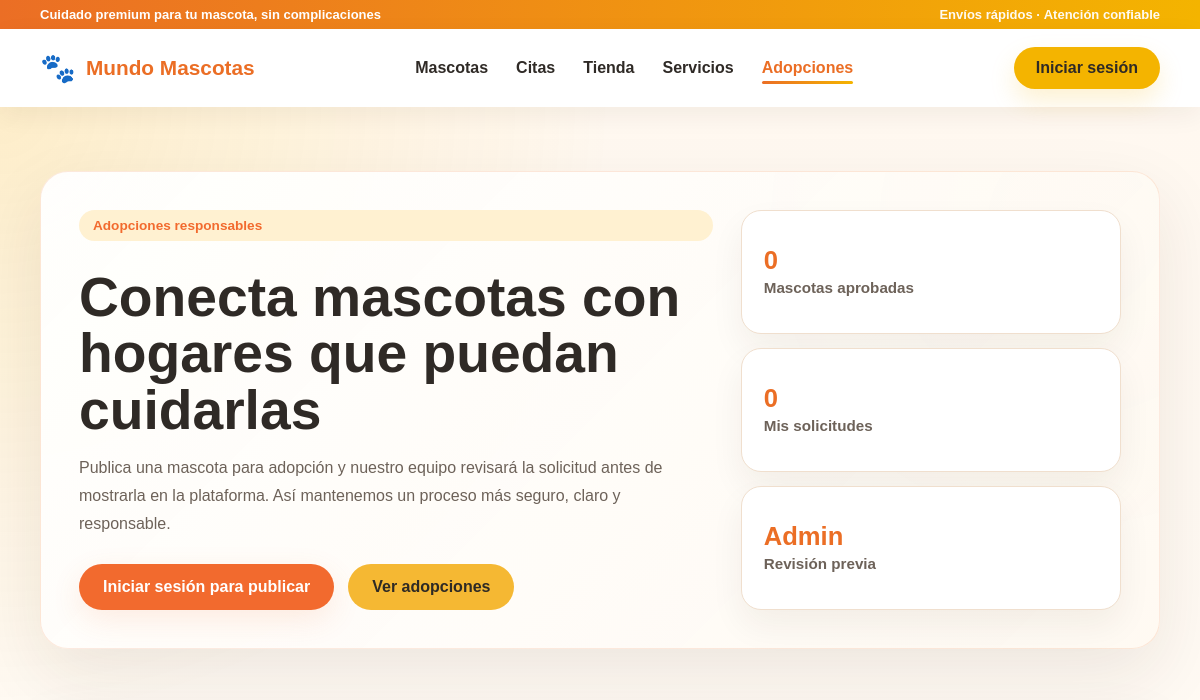
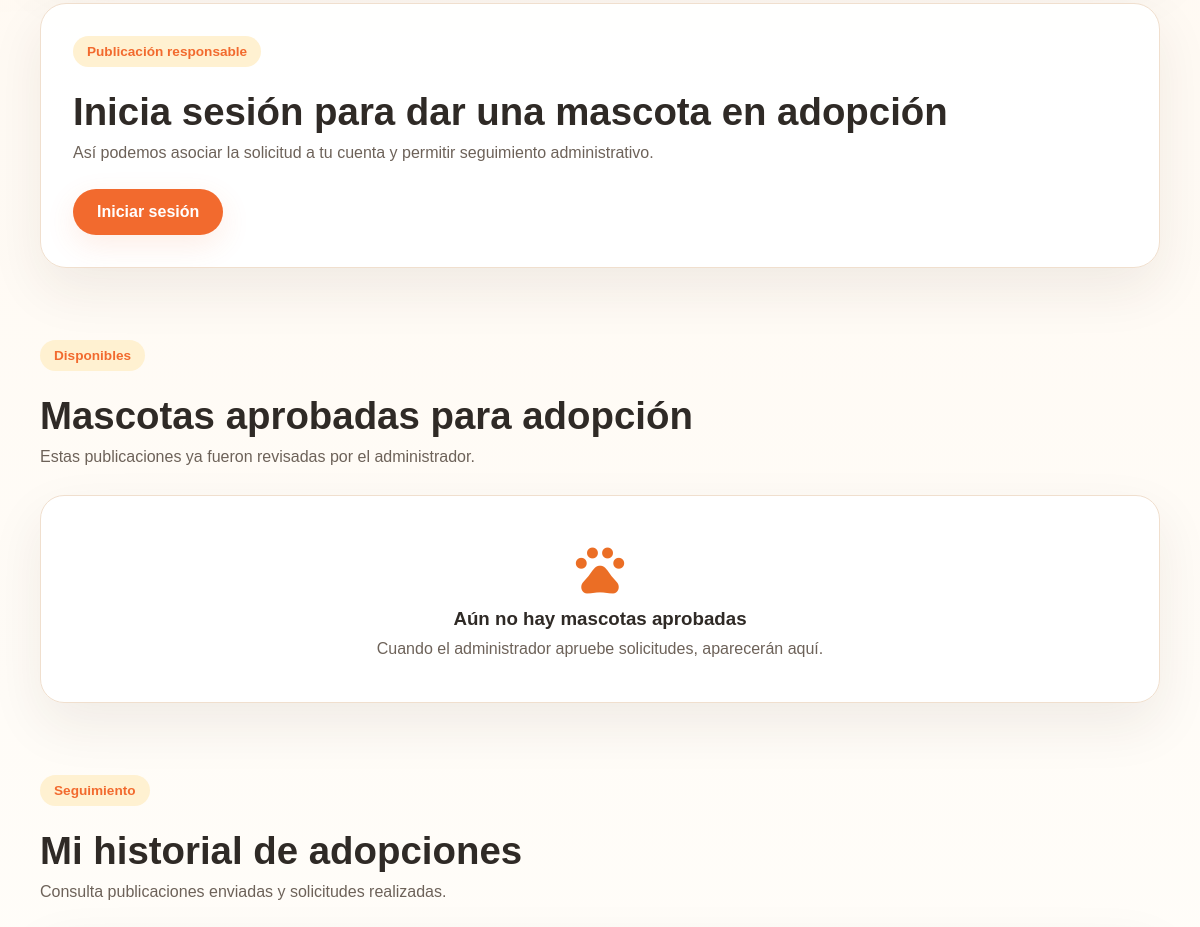
The app's page /adopciones/ (upper part), older data (2 pictures, top to bottom).
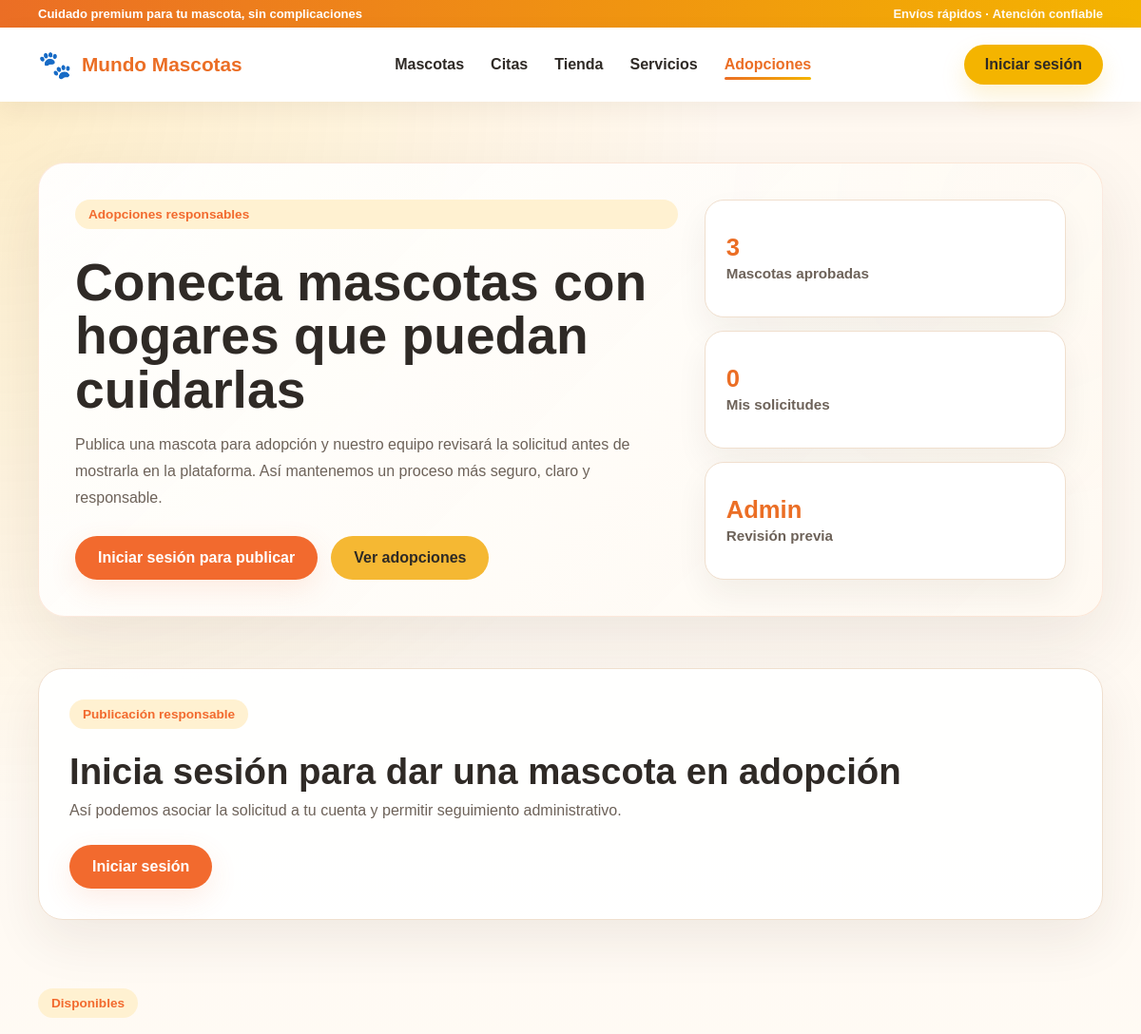
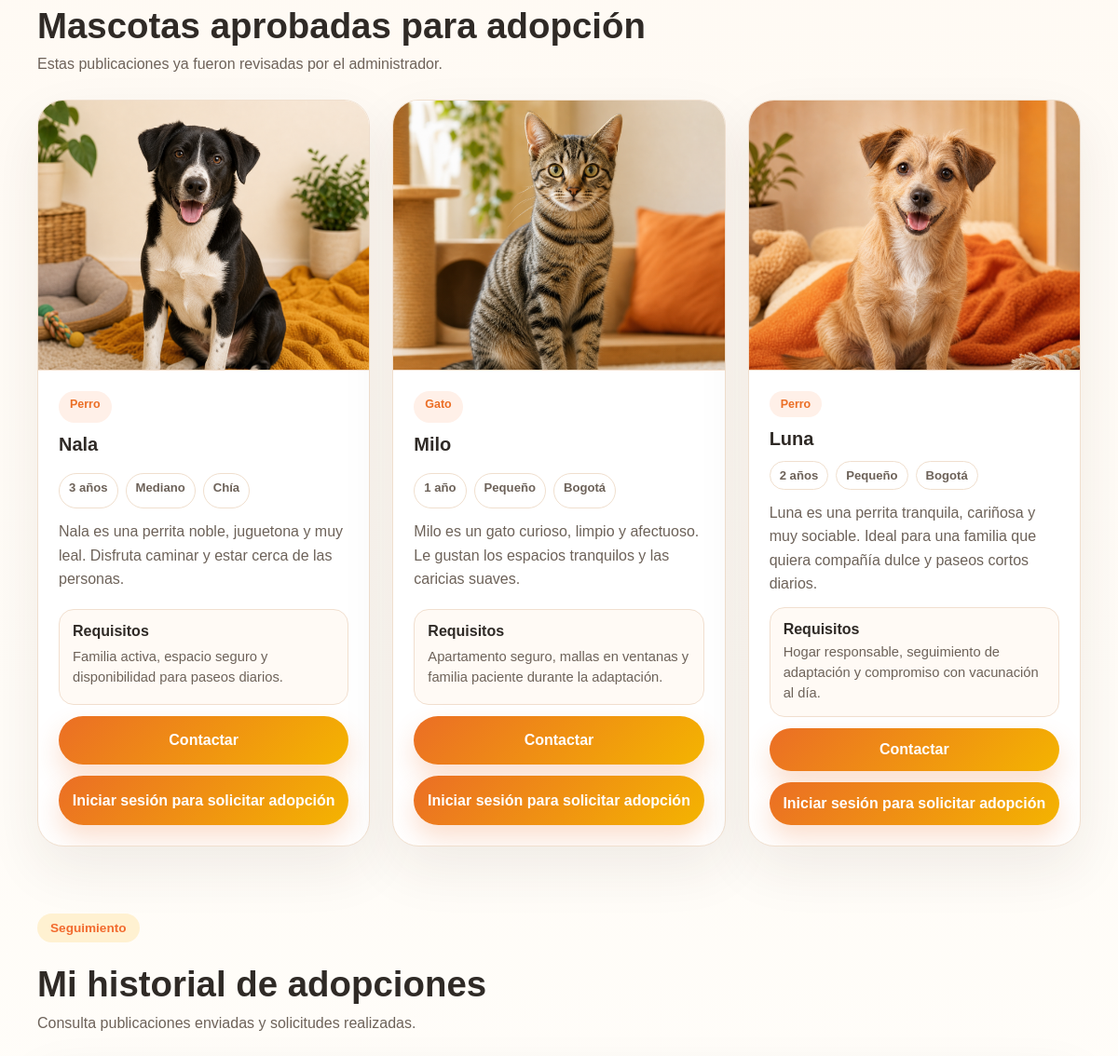
The same page, newer data (2 pictures, top to bottom).
### app/models.py (models this page shows, shortened)
class AdoptionPet(models.Model):
    STATUS_CHOICES = [
        ("pendiente", "Pendiente"),
        ("aprobado", "Aprobado"),
        ("rechazado", "Rechazado"),
    ]
    PET_TYPES = [
        ("Perro", "Perro"),
        ("Gato", "Gato"),
        ("Otro", "Otro"),
    ]
    SIZE_CHOICES = [
        ("Pequeño", "Pequeño"),
        ("Mediano", "Mediano"),
        ("Grande", "Grande"),
    ]
    owner = models.ForeignKey(User, on_delete=models.CASCADE, related_name="adoption_posts")
    name = models.CharField(max_length=80)
    pet_type = models.CharField(max_length=20, choices=PET_TYPES)
    age = models.CharField(max_length=60)
    size = models.CharField(max_length=20, choices=SIZE_CHOICES)
    city = models.CharField(max_length=80)
    description = models.TextField()
    requirements = models.TextField()
    contact_phone = models.CharField(max_length=30)
    photo = models.ImageField(upload_to="adoptions/")
    status = models.CharField(max_length=20, choices=STATUS_CHOICES, default="pendiente")
    admin_notes = models.TextField(blank=True)
    created_at = models.DateTimeField(auto_now_add=True)
    updated_at = models.DateTimeField(auto_now=True)

### app/views.py (the view, shortened to what this page needs)
# urls.py: path('adopciones/', views.adopciones, name='adopciones'),
def adopciones(request):
    approved_pets = AdoptionPet.objects.filter(status="aprobado").order_by("-created_at")
    my_requests = []
    my_applications = []
    if request.user.is_authenticated:
        my_requests = AdoptionPet.objects.filter(owner=request.user).order_by("-created_at")
        my_applications = AdoptionApplication.objects.filter(applicant=request.user).select_related("pet").order_by("-created_at")
    return render(request, "app/adopciones.html", {
        "approved_pets": approved_pets,
        "my_requests": my_requests,
        "my_applications": my_applications,
    })

### app/templates/app/adopciones.html (shortened to what the changed rows need)
{% extends "app/base.html" %}
{% load static %}
{% block extra_css %}
<link rel="stylesheet" href="{% static 'app/css/adopciones.css' %}?v=20260528-2">
{% endblock %}
{% block content %}
<main class="adoptions-page">
  <section class="adoptions-hero">
    <div class="container">
      <div class="adoptions-hero-box">
        <div class="adoptions-hero-text">
          <h1>Conecta mascotas con hogares que puedan cuidarlas</h1>
        </div>
        <div class="adoptions-hero-stats">
          <article class="adoptions-mini-card">
            <strong>{{ approved_pets|length }}</strong>
            <span>Mascotas aprobadas</span>
          </article>
        </div>
      </div>
    </div>
  </section>
  {% if request.user.is_authenticated %}
  <section class="adoption-submit-section" id="adoptionForm">
    <div class="container adoption-submit-grid">
      <article class="adoption-form-card">
        <div class="adoption-section-title">
          <span class="section-tag">Nueva solicitud</span>
          <h2>Publicar mascota en adopción</h2>
          <p>
            Completa la información con cuidado. La publicación quedará pendiente
            hasta que el administrador la apruebe.
          </p>
        </div>
        {% if messages %}
          {% for message in messages %}
            <div class="adoption-alert adoption-alert-{{ message.tags }}">
              {{ message }}
            </div>
          {% endfor %}
        {% endif %}
        {% if adoption_error %}
          <div class="adoption-alert adoption-alert-error">
            {{ adoption_error }}
          </div>
        {% endif %}
        <form class="adoption-form" method="POST" enctype="multipart/form-data">
          {% csrf_token %}
          <div class="adoption-field">
            <label for="adoptionName">Nombre de la mascota</label>
            <input type="text" id="adoptionName" name="name" placeholder="Ej. Luna" required>
          </div>
          <div class="adoption-field">
            <label for="adoptionType">Tipo</label>
            <select id="adoptionType" name="pet_type" required>
              <option value="">Selecciona el tipo</option>
              <option value="Perro">Perro</option>
              <option value="Gato">Gato</option>
              <option value="Otro">Otro</option>
            </select>
          </div>
          <div class="adoption-field">
            <label for="adoptionAge">Edad aproximada</label>
            <input type="text" id="adoptionAge" name="age" placeholder="Ej. 2 años, 6 meses" required>
          </div>
          <div class="adoption-field">
            <label for="adoptionSize">Tamaño</label>
            <select id="adoptionSize" name="size" required>
              <option value="">Selecciona el tamaño</option>
              <option value="Pequeño">Pequeño</option>
              <option value="Mediano">Mediano</option>
              <option value="Grande">Grande</option>
            </select>
          </div>
          <div class="adoption-field">
            <label for="adoptionCity">Ciudad</label>
            <input type="text" id="adoptionCity" name="city" placeholder="Ej. Bogotá" required>
          </div>
          <div class="adoption-field">
            <label for="adoptionPhone">Teléfono de contacto</label>
            <input
              type="tel"
              id="adoptionPhone"
              name="contact_phone"
              placeholder="Ej. 3001234567"
              inputmode="numeric"
              maxlength="10"
              pattern="[0-9]{7,10}"
              required
            >
          </div>
          <div class="adoption-field full-width">
            <label for="adoptionDescription">Historia y personalidad</label>
            <textarea
              id="adoptionDescription"
              name="description"
              rows="4"
              placeholder="Cuéntanos cómo es, qué le gusta y qué necesita."
              required
            ></textarea>
          </div>
          <div class="adoption-field full-width">
            <label for="adoptionRequirements">Requisitos para adoptar</label>
            <textarea
              id="adoptionRequirements"
              name="requirements"
              rows="4"
              placeholder="Ej. Hogar responsable, espacio seguro, seguimiento posterior."
              required
            ></textarea>
          </div>
          <div class="adoption-field full-width">
            <label for="adoptionPhoto">Foto de la mascota</label>
            <input type="file" id="adoptionPhoto" name="photo" accept="image/*" required>
          </div>
          <button type="submit" class="adoption-submit-btn full-width">
            Enviar solicitud para revisión
          </button>
        </form>
      </article>
      <aside class="adoption-process-card">
        <span class="material-symbols-outlined">verified</span>
        <h3>Proceso supervisado</h3>
        <p>
          Tu publicación no aparece inmediatamente. Primero queda pendiente para
          que el administrador revise la información y la apruebe.
        </p>
        <div class="adoption-steps">
          <div>
            <strong>1</strong>
            <span>Envías la solicitud</span>
          </div>
          <div>
            <strong>2</strong>
            <span>El administrador revisa</span>
          </div>
          <div>
            <strong>3</strong>
            <span>Se publica si es aprobada</span>
          </div>
        </div>
        {% if request.user.is_staff %}
          <a href="/admin/app/adoptionpet/" class="adoption-admin-link">
            Revisar solicitudes en admin
          </a>
        {% endif %}
      </aside>
    </div>
  </section>
  {% else %}
  <section class="adoption-submit-section" id="adoptionForm">
    <div class="container">
      <article class="adoption-form-card">
        <div class="adoption-section-title">
          <h2>Inicia sesión para dar una mascota en adopción</h2>
        </div>
      </article>
    </div>
  </section>
  {% endif %}
  <section class="approved-adoptions" id="approvedAdoptions">
    <div class="container">
      <div class="section-head adoptions-head-left">
        <h2>Mascotas aprobadas para adopción</h2>
      </div>
      <div class="adoptions-grid">
        {% if approved_pets %}
          {% for pet in approved_pets %}
            <article class="adoption-card">
              <div class="adoption-card-image">
                <img src="{{ pet.photo.url }}" alt="{{ pet.name }}">
              </div>
              <div class="adoption-card-content">
                <span class="adoption-badge">{{ pet.pet_type }}</span>
                <h3>{{ pet.name }}</h3>
                <div class="adoption-card-meta">
                  <span>{{ pet.age }}</span>
                  <span>{{ pet.size }}</span>
                  <span>{{ pet.city }}</span>
                </div>
                <p>{{ pet.description }}</p>
                <div class="adoption-requirements">
                  <strong>Requisitos</strong>
                  <span>{{ pet.requirements }}</span>
                </div>
                <a href="tel:{{ pet.contact_phone }}" class="adoption-contact-btn">
                  Contactar
                </a>
                {% if request.user.is_authenticated %}
                  {% if request.user != pet.owner %}
                    <form method="POST" action="{% url 'solicitar_adopcion' pet.id %}" class="adoption-apply-form">
                      {% csrf_token %}
                      <textarea name="message" rows="3" placeholder="Cuéntanos brevemente por qué quieres adoptar a {{ pet.name }}."></textarea>
                      <button type="submit" class="adoption-contact-btn adoption-apply-btn">Solicitar adopción</button>
                    </form>
                  {% endif %}
                {% else %}
                  <a href="{% url 'login' %}?next={% url 'adopciones' %}" class="adoption-contact-btn adoption-apply-btn">
                    Iniciar sesión para solicitar adopción
                  </a>
                {% endif %}
              </div>
            </article>
          {% endfor %}
        {% else %}
          <article class="adoption-empty-state">
            <span class="material-symbols-outlined">pets</span>
            <h3>Aún no hay mascotas aprobadas</h3>
            <p>Cuando el administrador apruebe solicitudes, aparecerán aquí.</p>
          </article>
        {% endif %}
      </div>
    </div>
  </section>
  <section class="my-adoption-requests" id="myAdoptionHistory">
    <div class="container">
      <div class="section-head adoptions-head-left">
        <h2>Mi historial de adopciones</h2>
      </div>
    </div>
  </section>
</main>
{% endblock %}

Row changes from the older to the newer data that the page shows:
added AdoptionPet: photo (picture), pet_type "Perro", name "Nala", age "3 años", size "Mediano", city "Chía", description "Nala es una perrita noble, juguetona y muy leal. Disfruta caminar y estar cerca de las personas.", requirements "Familia activa, espacio seguro y disponibilidad para paseos diarios."
added AdoptionPet: photo (picture), pet_type "Gato", name "Milo", age "1 año", size "Pequeño", city "Bogotá", description "Milo es un gato curioso, limpio y afectuoso. Le gustan los espacios tranquilos y las caricias suaves.", requirements "Apartamento seguro, mallas en ventanas y familia paciente durante la adaptación."
added AdoptionPet: photo (picture), pet_type "Perro", name "Luna", age "2 años", size "Pequeño", city "Bogotá", description "Luna es una perrita tranquila, cariñosa y muy sociable. Ideal para una familia que quiera compañía dulce y paseos cortos diarios.", requirements "Hogar responsable, seguimiento de adaptación y compromiso con vacunación al día."
Text that changed along with them:
{{ approved_pets|length }}: "0" → "3"
text no longer shown: "Aún no hay mascotas aprobadas Cuando el administrador apruebe solicitudes, aparecerán aquí."
